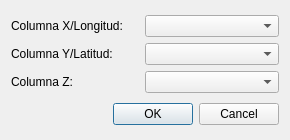
<?xml version="1.0" encoding="UTF-8"?>
<ui version="4.0">
 <class>ColumnSelectDialog</class>
 <widget class="QDialog" name="ColumnSelectDialog">
  <property name="geometry">
   <rect>
    <x>0</x>
    <y>0</y>
    <width>290</width>
    <height>140</height>
   </rect>
  </property>
  <property name="windowTitle">
   <string>Seleccione las columnas</string>
  </property>
  <layout class="QVBoxLayout" name="verticalLayout">
   <item>
    <layout class="QGridLayout" name="gridLayout">
     <property name="horizontalSpacing">
      <number>0</number>
     </property>
     <item row="0" column="0">
      <widget class="QLabel" name="xLabel">
       <property name="text">
        <string>Columna X/Longitud:</string>
       </property>
      </widget>
     </item>
     <item row="0" column="1">
      <widget class="QComboBox" name="XComboBox"/>
     </item>
     <item row="1" column="0">
      <widget class="QLabel" name="label_2">
       <property name="text">
        <string>Columna Y/Latitud:</string>
       </property>
      </widget>
     </item>
     <item row="1" column="1">
      <widget class="QComboBox" name="YComboBox"/>
     </item>
     <item row="2" column="0">
      <widget class="QLabel" name="label_3">
       <property name="text">
        <string>Columna Z:</string>
       </property>
      </widget>
     </item>
     <item row="2" column="1">
      <widget class="QComboBox" name="ZComboBox"/>
     </item>
    </layout>
   </item>
   <item>
    <widget class="QDialogButtonBox" name="buttonBox">
     <property name="orientation">
      <enum>Qt::Horizontal</enum>
     </property>
     <property name="standardButtons">
      <set>QDialogButtonBox::Cancel|QDialogButtonBox::Ok</set>
     </property>
    </widget>
   </item>
  </layout>
 </widget>
 <resources/>
 <connections>
  <connection>
   <sender>buttonBox</sender>
   <signal>accepted()</signal>
   <receiver>ColumnSelectDialog</receiver>
   <slot>accept()</slot>
   <hints>
    <hint type="sourcelabel">
     <x>248</x>
     <y>254</y>
    </hint>
    <hint type="destinationlabel">
     <x>157</x>
     <y>274</y>
    </hint>
   </hints>
  </connection>
  <connection>
   <sender>buttonBox</sender>
   <signal>rejected()</signal>
   <receiver>ColumnSelectDialog</receiver>
   <slot>reject()</slot>
   <hints>
    <hint type="sourcelabel">
     <x>316</x>
     <y>260</y>
    </hint>
    <hint type="destinationlabel">
     <x>286</x>
     <y>274</y>
    </hint>
   </hints>
  </connection>
 </connections>
</ui>
